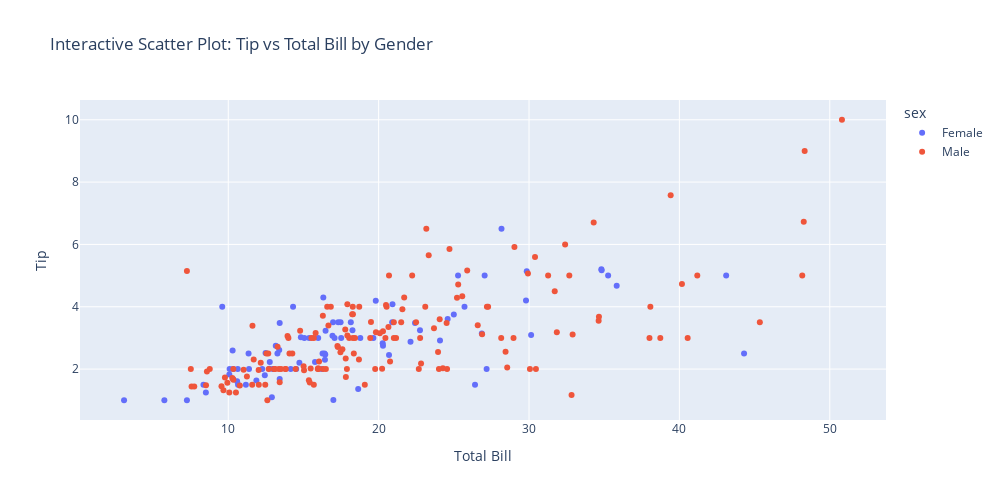

The notebook cell this image was saved under:
### Code cell
import plotly.express as px

fig = px.scatter(
    df,
    x="total_bill",
    y="tip",
    color="sex",
    title="Interactive Scatter Plot: Tip vs Total Bill by Gender",
    labels={"total_bill": "Total Bill", "tip": "Tip"},
    width=1000,
    height=500
)

fig.update_traces(marker=dict(size=6))  # Adjust point size
fig.show()

### Figure 1 — Plotly figure (JSON) as saved in the notebook; plotly's stock layout.template omitted (floating-point values rounded to 4 significant figures; data arrays with more than 128 entries replaced by an {"elided": "..."} marker saying what was removed)
{"data": [{"hovertemplate": "sex=Female<br>Total Bill=%{x}<br>Tip=%{y}<extra></extra>", "legendgroup": "Female", "marker": {"color": "#636efa", "size": 6, "symbol": "circle"}, "mode": "markers", "name": "Female", "orientation": "v", "showlegend": true, "type": "scatter", "x": [16.99, 24.59, 35.26, 14.83, 10.33, 16.97, 20.29, 15.77, 19.65, 15.06, 20.69, 16.93, 10.29, 34.81, 26.41, 16.45, 3.07, 17.07, 26.86, 25.28, 14.73, 10.07, 34.83, 5.75, 16.32, 22.75, 11.35, 15.38, 44.3, 22.42, 20.92, 14.31, 7.25, 25.71, 17.31, 10.65, 12.43, 24.08, 13.42, 12.48, 29.8, 14.52, 11.38, 20.27, 11.17, 12.26, 18.26, 8.51, 10.33, 14.15, 13.16, 17.47, 27.05, 16.43, 8.35, 18.64, 11.87, 29.85, 25.0, 13.39, 16.21, 17.51, 10.59, 10.63, 9.6, 20.9, 18.15, 19.81, 43.11, 13.0, 12.74, 13.0, 16.4, 16.47, 12.76, 13.27, 28.17, 12.9, 30.14, 13.42, 15.98, 16.27, 10.09, 22.12, 35.83, 27.18, 18.78], "xaxis": "x", "y": [1.01, 3.61, 5.0, 3.02, 1.67, 3.5, 2.75, 2.23, 3.0, 3.0, 2.45, 3.07, 2.6, 5.2, 1.5, 2.47, 1.0, 3.0, 3.14, 5.0, 2.2, 1.83, 5.17, 1.0, 4.3, 3.25, 2.5, 3.0, 2.5, 3.48, 4.08, 4.0, 1.0, 4.0, 3.5, 1.5, 1.8, 2.92, 1.68, 2.52, 4.2, 2.0, 2.0, 2.83, 1.5, 2.0, 3.25, 1.25, 2.0, 2.0, 2.75, 3.5, 5.0, 2.3, 1.5, 1.36, 1.63, 5.14, 3.75, 2.61, 2.0, 3.0, 1.61, 2.0, 4.0, 3.5, 3.5, 4.19, 5.0, 2.0, 2.01, 2.0, 2.5, 3.23, 2.23, 2.5, 6.5, 1.1, 3.09, 3.48, 3.0, 2.5, 2.0, 2.88, 4.67, 2.0, 3.0], "yaxis": "y"}, {"hovertemplate": "sex=Male<br>Total Bill=%{x}<br>Tip=%{y}<extra></extra>", "legendgroup": "Male", "marker": {"color": "#EF553B", "size": 6, "symbol": "circle"}, "mode": "markers", "name": "Male", "orientation": "v", "showlegend": true, "type": "scatter", "x": {"elided": "157 float values"}, "xaxis": "x", "y": {"elided": "157 float values"}, "yaxis": "y"}], "layout": {"height": 500, "legend": {"title": {"text": "sex"}, "tracegroupgap": 0}, "title": {"text": "Interactive Scatter Plot: Tip vs Total Bill by Gender"}, "width": 1000, "xaxis": {"anchor": "y", "domain": [0, 1], "title": {"text": "Total Bill"}}, "yaxis": {"anchor": "x", "domain": [0, 1], "title": {"text": "Tip"}}}}
